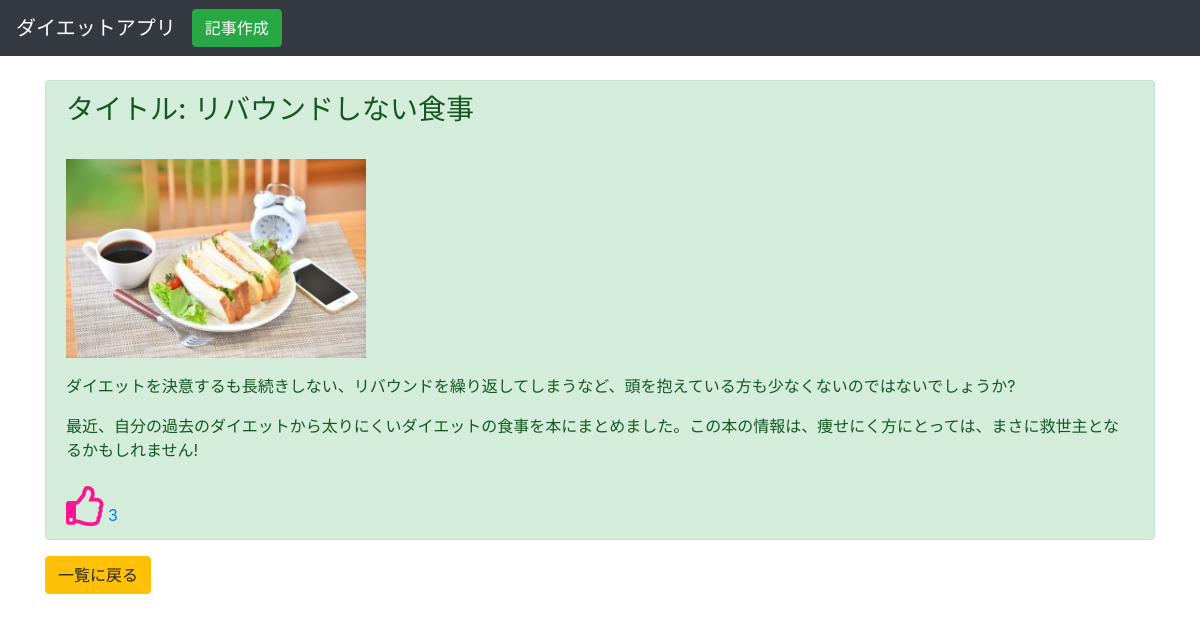
The page /show/7 on the database its author committed.
### boardapp/models.py (models this page shows)
class BoardModel(models.Model):
  title = models.CharField(max_length=100)
  content = models.TextField()
  images = models.ImageField(upload_to = '')
  like = models.IntegerField(null=True,blank=True ,default=0)

### boardapp/views.py (the view)
# urls.py: path('show/<int:pk>', showfunction, name='show'),
def showfunction(request, pk):
  object_id = BoardModel.objects.get(pk=pk)
  return render(request,'show.html',{'object_id':object_id})

### templates/show.html (shortened to what this page needs)
{% extends 'base.html' %}
{% load static %}
{% block customcss %}
  <link rel="stylesheet" type='text/css' href="{% static 'style.css' %}">
{% endblock %}
{% block content %}
<div class="container">
  <div class="alert alert-success" role="alert">
   <h3>タイトル: {{ object_id.title}} </h3><br>
   <p><img src="{{ object_id.images.url }}" alt="{{object_id.images}}" class="img-fluid" style="max-width:300px;"></p>
   <div class="mb-4">{{ object_id.content|linebreaks }}</div>
   <a href="{% url 'like' object_id.pk %}"><i class="far fa-thumbs-up" ></i> {{object_id.like}} </a>
  </div>
<a href="{% url 'list' %}" class="btn btn-warning">一覧に戻る</a>
</div>
{% endblock content %}

### static/style.css (style rules this page uses)
.fa-thumbs-up { font-size: 2.5em; color:deeppink; text-decoration:none; }

### rows shown on the page
BoardModel: title "リバウンドしない食事", images (picture), content "ダイエットを決意するも長続きしない、リバウンドを繰り返してしまうなど、頭を抱えている方も少なくないのではないでしょうか? 最近、自分の過去のダイエットから太りにくいダイエットの食事を本にまとめました。この本の情報は、痩せにく方にとっては、まさに救世主となるかもしれません!", like "3"
